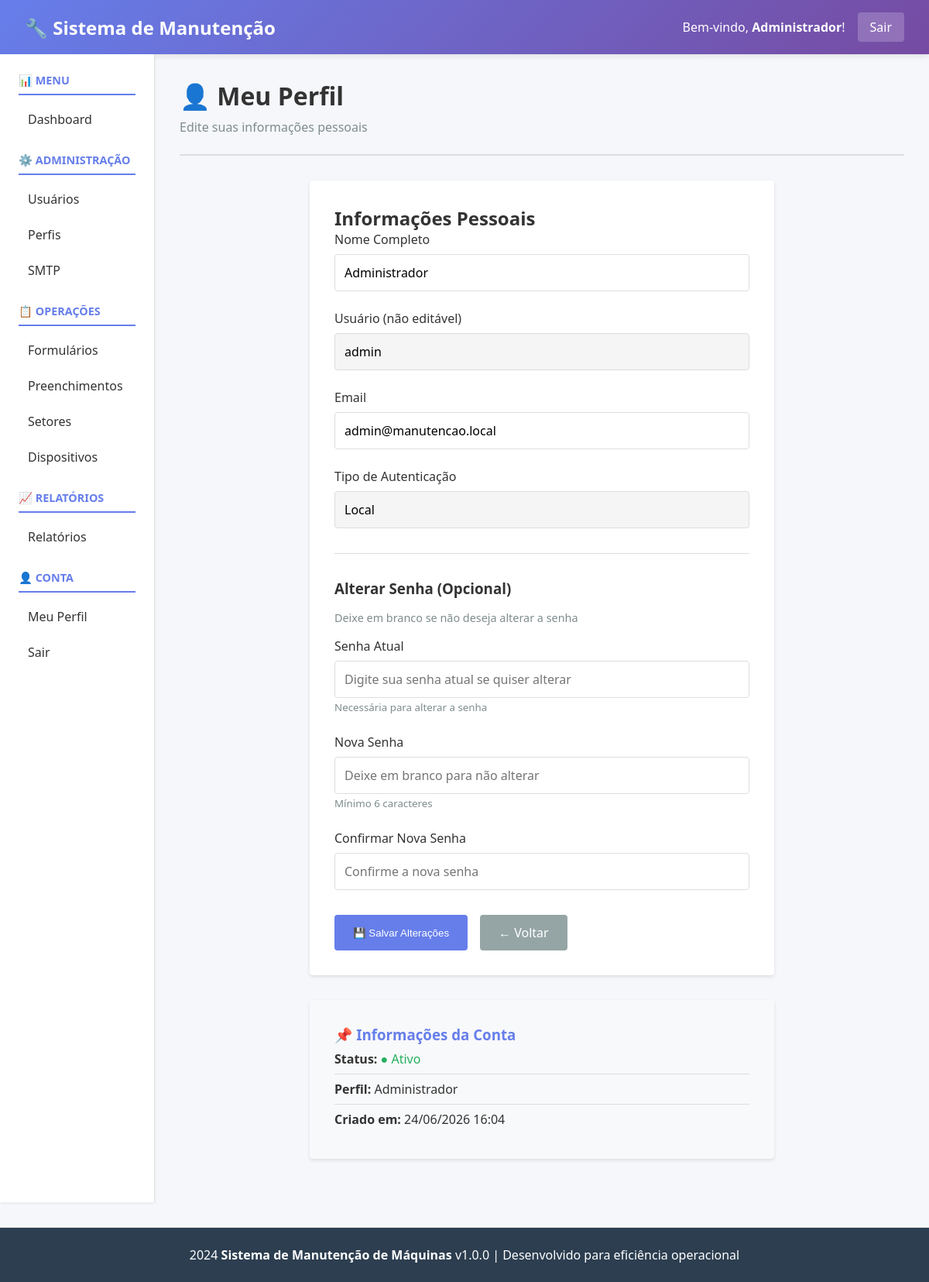
Page /public/index.php?page=profile (signed in) on the committed database.
### tables this page shows
CREATE TABLE `users` (
  `id` int(11) NOT NULL,
  `username` varchar(100) NOT NULL,
  `email` varchar(100) NOT NULL,
  `password_hash` varchar(255) NOT NULL,
  `full_name` varchar(200) NOT NULL,
  `auth_type` enum('local','ldap') DEFAULT 'local',
  `profile_id` int(11) DEFAULT NULL,
  `status` enum('active','inactive') DEFAULT 'active',
  `last_login` datetime DEFAULT NULL,
  `created_at` datetime DEFAULT current_timestamp(),
  `updated_at` datetime DEFAULT current_timestamp() ON UPDATE current_timestamp()
);

CREATE TABLE `profiles` (
  `id` int(11) NOT NULL,
  `name` varchar(100) NOT NULL,
  `description` text DEFAULT NULL,
  `is_default` tinyint(1) DEFAULT 0,
  `created_at` datetime DEFAULT current_timestamp(),
  `updated_at` datetime DEFAULT current_timestamp() ON UPDATE current_timestamp()
);

### controllers/AuthController.php (called while the page is built, shortened)
<?php
class AuthController
{
    public function profile()
    {
        include __DIR__ . '/../views/profile.php';
    }
}

### config/Database.php (called while the page is built, shortened)
<?php
class Database
{
    private static $instance = null;
    private $connection;
    private $host = 'localhost';
    private $db_name = 'manutencao_db';
    private $username = 'root';
    private $password = '';
    private $charset = 'utf8mb4';
    private function __construct()
    {
        try {
            $dsn = "mysql:host=" . $this->host . ";dbname=" . $this->db_name . ";charset=" . $this->charset;
            $this->connection = new \PDO(
                $dsn,
                $this->username,
                $this->password,
                array(
                    \PDO::ATTR_ERRMODE => \PDO::ERRMODE_EXCEPTION,
                    \PDO::ATTR_DEFAULT_FETCH_MODE => \PDO::FETCH_ASSOC,
                    \PDO::ATTR_EMULATE_PREPARES => false
                )
            );
        } catch (\PDOException $e) {
            die("Erro de conexão com banco de dados: " . $e->getMessage());
        }
    }
    public static function getInstance()
    {
        if (self::$instance === null) {
            self::$instance = new self();
        }
        return self::$instance;
    }
    public function fetch($sql, $params = [])
    {
        try {
            $stmt = $this->connection->prepare($sql);
            $stmt->execute($params);
            return $stmt->fetch();
        } catch (\PDOException $e) {
            throw new \Exception("Erro ao buscar registro: " . $e->getMessage());
        }
    }
}

### core/Auth.php (called while the page is built, shortened)
<?php
class Auth
{
    private $db;
    private $user = null;
    public function __construct()
    {
        $this->db = Database::getInstance();
    }
    public function isLoggedIn()
    {
        return isset($_SESSION['user_id']) && !empty($_SESSION['user_id']);
    }
    public function getCurrentUser()
    {
        if ($this->user === null) {
            $this->user = $this->db->fetch(
                "SELECT * FROM users WHERE id = :id",
                [':id' => $_SESSION['user_id']]
            );
        }
        return $this->user;
    }
}

### models/User.php (called while the page is built, shortened)
<?php
class User
{
    private $db;
    public function __construct()
    {
        $this->db = Database::getInstance();
    }
    public function getById($id)
    {
        return $this->db->fetch(
            "SELECT u.*, p.name as profile_name FROM users u
            LEFT JOIN profiles p ON u.profile_id = p.id
            WHERE u.id = :id",
            [':id' => $id]
        );
    }
}

### views/profile.php (the view, shortened to what this page needs)
<?php
include 'header.php';
$userModel = new User();
$current_user = $userModel->getById($_SESSION['user_id']);
?>
<div class="page-header">
    <div>
        <h1>👤 Meu Perfil</h1>
        <p>Edite suas informações pessoais</p>
    </div>
</div>
<div style="max-width: 600px; margin: 0 auto;">
    <div class="card">
        <h2 style="margin-top: 0; color: #333;">Informações Pessoais</h2>
        <form method="POST">
            <div class="form-group">
                <label for="full_name">Nome Completo</label>
                <input
                    type="text"
                    id="full_name"
                    name="full_name"
                    value="<?php echo htmlspecialchars($current_user['full_name'] ?? ''); ?>"
                    required
                >
            </div>
            <div class="form-group">
                <label for="username">Usuário (não editável)</label>
                <input
                    type="text"
                    id="username"
                    name="username"
                    value="<?php echo htmlspecialchars($current_user['username'] ?? ''); ?>"
                    readonly
                    style="background-color: #f5f5f5; cursor: not-allowed;"
                >
            </div>
            <div class="form-group">
                <label for="email">Email</label>
                <input
                    type="email"
                    id="email"
                    name="email"
                    value="<?php echo htmlspecialchars($current_user['email'] ?? ''); ?>"
                    required
                >
            </div>
            <div class="form-group">
                <label for="auth_type">Tipo de Autenticação</label>
                <input
                    type="text"
                    id="auth_type"
                    name="auth_type"
                    value="<?php echo htmlspecialchars(ucfirst($current_user['auth_type'] ?? 'local')); ?>"
                    readonly
                    style="background-color: #f5f5f5; cursor: not-allowed;"
                >
            </div>
            <hr style="margin: 2rem 0; border: none; border-top: 1px solid #ddd;">
            <h3 style="color: #333; margin-bottom: 1rem;">Alterar Senha (Opcional)</h3>
            <p style="color: #7f8c8d; font-size: 0.9rem; margin-bottom: 1rem;">
                Deixe em branco se não deseja alterar a senha
            </p>
            <div class="form-group">
                <label for="current_password">Senha Atual</label>
                <input
                    type="password"
                    id="current_password"
                    name="current_password"
                    placeholder="Digite sua senha atual se quiser alterar"
                >
                <small style="color: #7f8c8d;">Necessária para alterar a senha</small>
            </div>
            <div class="form-group">
                <label for="new_password">Nova Senha</label>
                <input
                    type="password"
                    id="new_password"
                    name="new_password"
                    placeholder="Deixe em branco para não alterar"
                >
                <small style="color: #7f8c8d;">Mínimo 6 caracteres</small>
            </div>
            <div class="form-group">
                <label for="confirm_password">Confirmar Nova Senha</label>
                <input
                    type="password"
                    id="confirm_password"
                    name="confirm_password"
                    placeholder="Confirme a nova senha"
                >
            </div>
            <div style="display: flex; gap: 1rem; margin-top: 2rem;">
                <button type="submit" class="btn" style="background-color: #667eea;">
                    💾 Salvar Alterações
                </button>
                <a href="index.php?page=dashboard" class="btn" style="background-color: #95a5a6; text-decoration: none;">
                    ← Voltar
                </a>
            </div>
        </form>
    </div>
    <div class="card" style="margin-top: 2rem; background: #f8f9fa;">
        <h3 style="margin-top: 0; color: #667eea;">📌 Informações da Conta</h3>
        <ul style="list-style: none; padding: 0;">
            <li style="padding: 0.5rem 0; border-bottom: 1px solid #ddd;">
                <strong>Status:</strong>
                <span style="color: #27ae60;">● Ativo</span>
            </li>
            <li style="padding: 0.5rem 0; border-bottom: 1px solid #ddd;">
                <strong>Perfil:</strong>
                <?php echo htmlspecialchars($current_user['profile_name'] ?? 'Sem perfil'); ?>
            </li>
            <li style="padding: 0.5rem 0;">
                <strong>Criado em:</strong>
                <?php echo date('d/m/Y H:i', strtotime($current_user['created_at'] ?? 'now')); ?>
            </li>
        </ul>
    </div>
</div>
<?php
include 'footer.php';
?>

### views/header.php (shortened to what this page needs)
<?php
$auth = new \Core\Auth();
$user_atual = $auth->getCurrentUser();
?>
<!DOCTYPE html>
<html lang="pt-BR">
<head>
</head>
<body>
    <div class="navbar">
        <h1>🔧 Sistema de Manutenção</h1>
        <div class="navbar-user">
            <span>Bem-vindo, <strong><?php echo htmlspecialchars($user_atual['full_name'] ?? $user_atual['username']); ?></strong>!</span>
            <a href="index.php?page=logout">Sair</a>
        </div>
    </div>
    <div class="container">
        <div class="sidebar">
            <h3>📊 MENU</h3>
            <ul>
                <li><a href="index.php?page=dashboard">Dashboard</a></li>
            </ul>
            <h3>⚙️ ADMINISTRAÇÃO</h3>
            <ul>
                <li><a href="index.php?page=users">Usuários</a></li>
                <li><a href="index.php?page=profiles">Perfis</a></li>
                <li><a href="index.php?page=smtp">SMTP</a></li>
            </ul>
            <h3>📋 OPERAÇÕES</h3>
            <ul>
                <li><a href="index.php?page=forms">Formulários</a></li>
                <li><a href="index.php?page=submissions">Preenchimentos</a></li>
                <li><a href="index.php?page=sectors">Setores</a></li>
                <li><a href="index.php?page=devices">Dispositivos</a></li>
            </ul>
            <h3>📈 RELATÓRIOS</h3>
            <ul>
                <li><a href="index.php?page=reports">Relatórios</a></li>
            </ul>
            <h3>👤 CONTA</h3>
            <ul>
                <li><a href="index.php?page=profile">Meu Perfil</a></li>
                <li><a href="index.php?page=logout">Sair</a></li>
            </ul>
        </div>
        <div class="content">

### views/header.php (style rules this page uses)
* { margin: 0; padding: 0; box-sizing: border-box; }
body { font-family: 'Segoe UI', Tahoma, Geneva, Verdana, sans-serif; background: #f5f7fa; color: #333; }
.navbar { background: linear-gradient(135deg, #667eea 0%, #764ba2 100%); color: white; padding: 1rem 2rem; display: flex; justify-content: space-between; align-items: center; box-shadow: 0 2px 8px rgba(0,0,0,0.1); }
.navbar h1 { font-size: 1.5rem; margin: 0; }
.navbar-user { display: flex; align-items: center; gap: 1rem; }
.navbar-user a { color: white; text-decoration: none; padding: 0.5rem 1rem; background: rgba(255,255,255,0.2); border-radius: 4px; transition: background 0.3s; }
.container { display: grid; grid-template-columns: 200px 1fr; min-height: calc(100vh - 80px); }
.sidebar { background: white; padding: 1.5rem; border-right: 1px solid #ddd; box-shadow: 0 2px 4px rgba(0,0,0,0.05); overflow-y: auto; }
.sidebar h3 { color: #667eea; font-size: 0.9rem; text-transform: uppercase; margin-top: 1.5rem; margin-bottom: 0.75rem; border-bottom: 2px solid #667eea; padding-bottom: 0.5rem; }
.sidebar h3:first-child { margin-top: 0; }
.sidebar ul { list-style: none; }
.sidebar ul li { margin: 0.5rem 0; }
.sidebar ul li a { color: #333; text-decoration: none; padding: 0.5rem 0.75rem; border-radius: 4px; display: block; transition: background 0.3s, color 0.3s; }
.content { padding: 2rem; overflow-y: auto; }
.page-header { display: flex; justify-content: space-between; align-items: center; margin-bottom: 2rem; padding-bottom: 1.5rem; border-bottom: 2px solid #ddd; }
.page-header h1 { font-size: 2rem; color: #333; }
.page-header p { color: #7f8c8d; margin: 0.5rem 0 0 0; }
.btn { background: #667eea; color: white; padding: 0.75rem 1.5rem; border: none; border-radius: 4px; cursor: pointer; text-decoration: none; display: inline-block; transition: background 0.3s; }
.form-group { margin-bottom: 1.5rem; }
.form-group label { display: block; margin-bottom: 0.5rem; font-weight: 500; color: #333; }
.form-group input, .form-group textarea, .form-group select { width: 100%; padding: 0.75rem; border: 1px solid #ddd; border-radius: 4px; font-size: 1rem; font-family: inherit; }
.card { background: white; border-radius: 4px; padding: 2rem; box-shadow: 0 2px 4px rgba(0,0,0,0.1); margin-bottom: 1.5rem; }

### rows in the picture
users: full_name "Administrador", username "admin", email "admin@manutencao.local", auth_type "Local", profile.name "Administrador", created_at "24/06/2026 16:04"
